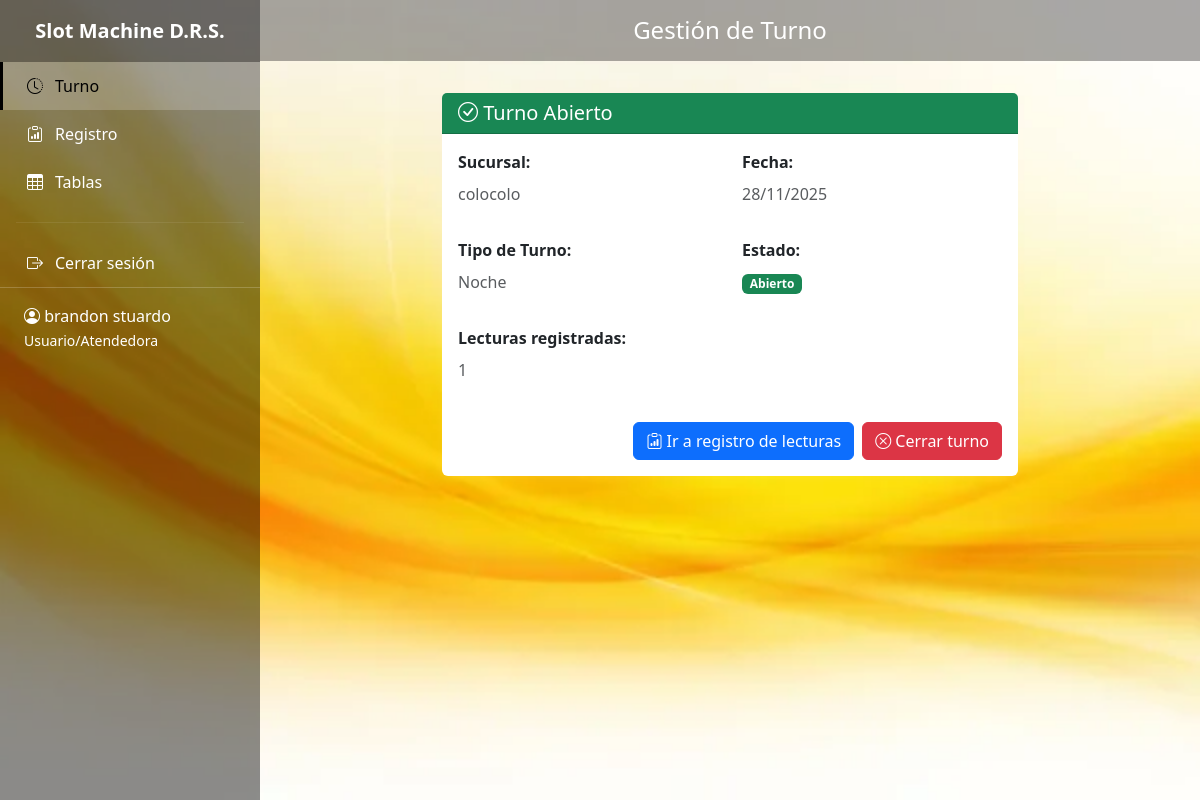
Page /turno/ (signed in) on the earlier database version.
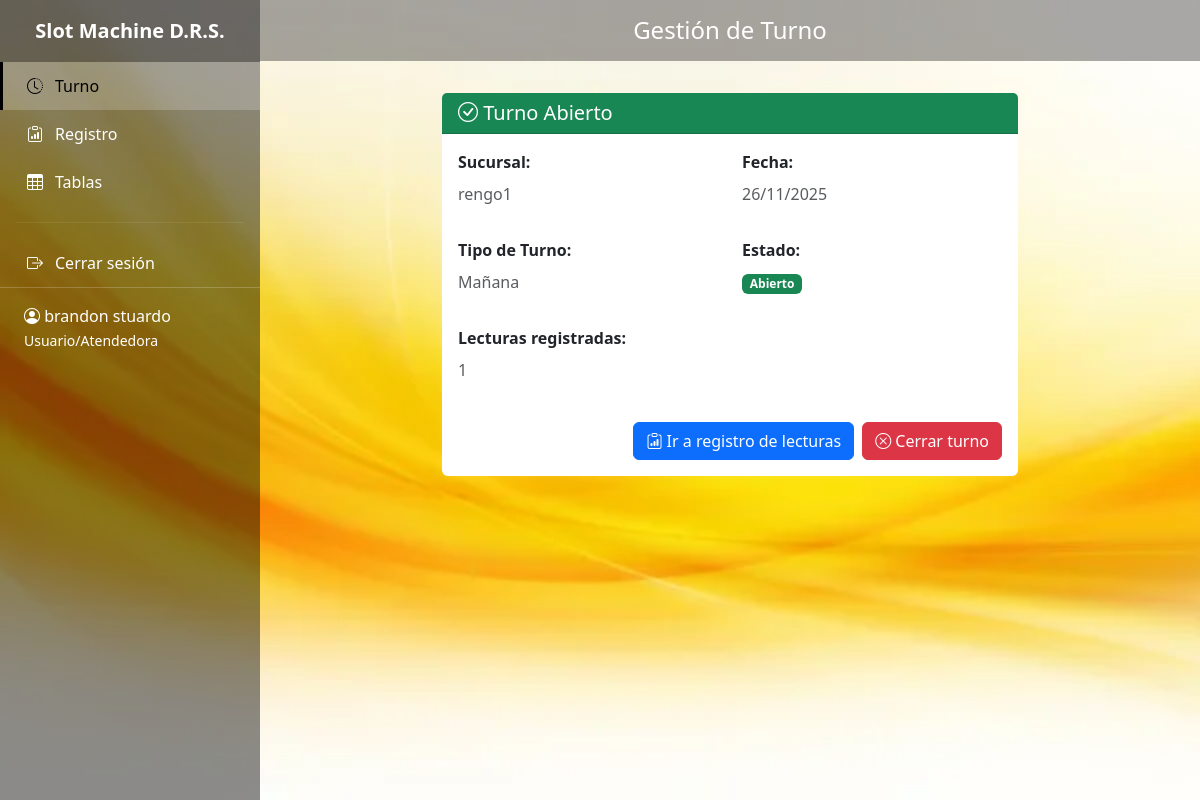
Same page on the later database version.
### control/models.py (models this page shows, shortened)
class Turno(models.Model):
    TIPO_TURNO_CHOICES = [
        ('Mañana', 'Mañana'),
        ('Tarde', 'Tarde'),
        ('Noche', 'Noche'),
    ]
    ESTADO_CHOICES = [
        ('Abierto', 'Abierto'),
        ('Cerrado', 'Cerrado'),
    ]
    sucursal = models.ForeignKey(
        Sucursal,
        on_delete=models.CASCADE,
        related_name='turnos',
        verbose_name='Sucursal'
    )
    usuario = models.ForeignKey(
        Usuario,
        on_delete=models.CASCADE,
        related_name='turnos',
        verbose_name='Usuario'
    )
    fecha = models.DateField(verbose_name='Fecha')
    tipo_turno = models.CharField(
        max_length=20,
        choices=TIPO_TURNO_CHOICES,
        verbose_name='Tipo de Turno'
    )
    estado = models.CharField(
        max_length=20,
        choices=ESTADO_CHOICES,
        default='Abierto',
        verbose_name='Estado'
    )
    observaciones = models.TextField(blank=True, verbose_name='Observaciones')
    total_cierre = models.DecimalField(
        max_digits=14,
        decimal_places=2,
        null=True,
        blank=True,
        verbose_name='Total de Cierre'
    )
    created_at = models.DateTimeField(auto_now_add=True, verbose_name='Fecha de Creación')
    class Meta:
        verbose_name = 'Turno'
        verbose_name_plural = 'Turnos'
        ordering = ['-fecha', '-created_at']

class Sucursal(models.Model):
    nombre = models.CharField(max_length=150, verbose_name='Nombre')
    direccion = models.CharField(max_length=255, blank=True, verbose_name='Dirección')
    telefono = models.CharField(max_length=50, blank=True, verbose_name='Teléfono')
    created_at = models.DateTimeField(auto_now_add=True, verbose_name='Fecha de Creación')
    class Meta:
        verbose_name = 'Sucursal'
        verbose_name_plural = 'Sucursales'
        ordering = ['nombre']

### control/views.py (the view, shortened to what this page needs)
# urls.py: path('turno/', views.turno_view, name='turno'),
@login_required
def turno_view(request):
    turno_abierto = Turno.objects.filter(
        usuario=request.user,
        estado='Abierto'
    ).first()
    form = TurnoForm() if not turno_abierto else None
    cantidad_lecturas = 0
    if turno_abierto:
        cantidad_lecturas = LecturaMaquina.objects.filter(
            turno=turno_abierto
        ).count()
    context = {
        'turno_abierto': turno_abierto,
        'cantidad_lecturas': cantidad_lecturas,
        'form': form,
        'sucursales': Sucursal.objects.all(),
    }
    return render(request, 'turno.html', context)

### templates/turno.html (shortened to what this page needs)
{% extends 'base.html' %}
{% block page_title %}Gestión de Turno{% endblock %}
{% block content %}
<div class="row">
    <div class="col-lg-8 mx-auto">
        {% if turno_abierto %}
            <div class="card">
                <div class="card-header bg-success text-white">
                    <h5 class="mb-0"><i class="bi bi-check-circle"></i> Turno Abierto</h5>
                </div>
                <div class="card-body">
                    <div class="row mb-3">
                        <div class="col-md-6">
                            <p class="mb-2"><strong>Sucursal:</strong></p>
                            <p class="text-muted">{{ turno_abierto.sucursal.nombre }}</p>
                        </div>
                        <div class="col-md-6">
                            <p class="mb-2"><strong>Fecha:</strong></p>
                            <p class="text-muted">{{ turno_abierto.fecha|date:"d/m/Y" }}</p>
                        </div>
                    </div>
                    <div class="row mb-3">
                        <div class="col-md-6">
                            <p class="mb-2"><strong>Tipo de Turno:</strong></p>
                            <p class="text-muted">{{ turno_abierto.tipo_turno }}</p>
                        </div>
                        <div class="col-md-6">
                            <p class="mb-2"><strong>Estado:</strong></p>
                            <span class="badge bg-success">{{ turno_abierto.estado }}</span>
                        </div>
                    </div>
                    <div class="row mb-3">
                        <div class="col-md-6">
                            <p class="mb-2"><strong>Lecturas registradas:</strong></p>
                            <p class="text-muted">{{ cantidad_lecturas }}</p>
                        </div>
                    </div>
                    <div class="d-grid gap-2 d-md-flex justify-content-md-end mt-4">
                        <a href="{% url 'control:registro' %}" class="btn btn-primary btn-lg-tablet">
                            <i class="bi bi-clipboard-data"></i> Ir a registro de lecturas
                        </a>
                        <form method="post" action="{% url 'control:cerrar_turno' turno_abierto.id %}" onsubmit="return confirm('¿Está seguro de cerrar este turno?');">
                            <button type="submit" class="btn btn-danger btn-lg-tablet">
                                <i class="bi bi-x-circle"></i> Cerrar turno
                            </button>
                        </form>
                    </div>
                </div>
            </div>
        {% endif %}
    </div>
</div>
{% endblock %}

Differences in the rows shown:
no longer on this page (row edited): Turno: sucursal.nombre "colocolo", fecha "28/11/2025", tipo_turno "Noche", estado "Abierto"
added Turno: sucursal.nombre "rengo1", fecha "26/11/2025", tipo_turno "Mañana", estado "Abierto"
